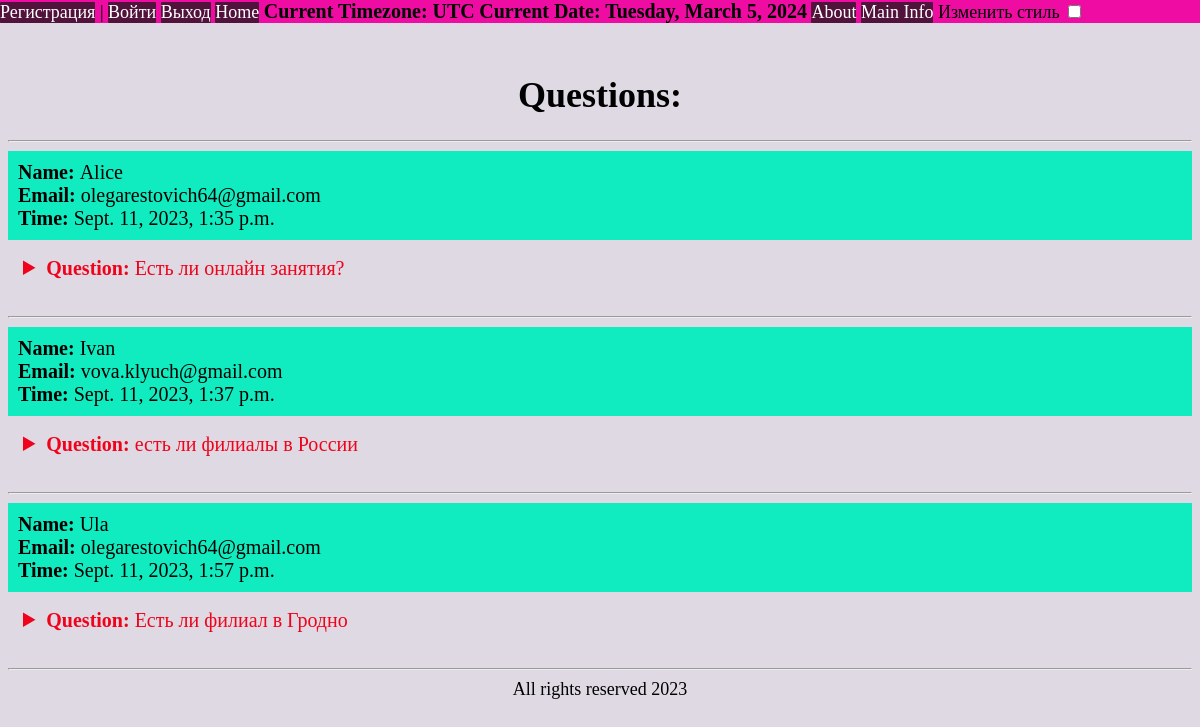
The page /explanation_dictionary/ on the database as committed earlier.
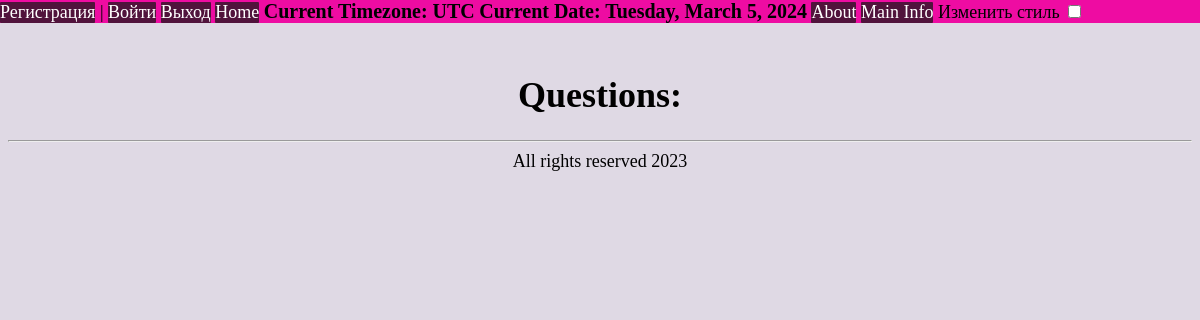
The same page on the database as committed later.
### gym/models.py (models this page shows)
class Question(models.Model):
    name = models.CharField(max_length=50, verbose_name='Name')
    email = models.EmailField()
    timestamp = models.DateTimeField(auto_now_add=True, verbose_name='DataTime')
    question = models.TextField(max_length=500, verbose_name='QuestionContent')
    answer = models.TextField(max_length=300, null=True, verbose_name='QuestionAnswer')
    class Meta:
        ordering = ['timestamp']

### gym/views.py (the view)
# urls.py: path('explanation_dictionary/', view_explanation_dictionary_page, name='explanation_dictionary_page'),
def view_explanation_dictionary_page(request):
    questions = Question.objects.all()
    context = {'question_list': questions}
    return render(request=request, template_name= 'gym/LabWork1/explanation_dictionary4.html', context=context)

### gym/templates/gym/LabWork1/explanation_dictionary4.html (shortened to what this page needs)
{% extends 'gym/base.html' %}
{% block content %}
<h1 align="center">Questions:</h1>
<hr>
{% for question in question_list %}
    {% if question.answer %}
<div class="faq-item">
<div class="faq-header">
<b>Name: </b><span> {{question.name}}</span>
<br>
<b>Email: </b><span>{{question.email}}</span>
<br>
<b>Time: </b><span>{{question.timestamp}}</span>
</div>
<details>
    <summary class="question"><b>Question: </b><span>{{question.question}}</span></summary>
</details>
    </div>
<hr>
    {% endif %}
{% endfor %}
{% endblock%}

Rows that differ between the two databases and show on the page:
no longer on this page (row edited): Question: name "Alice", email "olegarestovich64@gmail.com", timestamp "Sept. 11, 2023, 1:35 p.m.", question "Есть ли онлайн занятия?"
no longer on this page (row edited): Question: name "Ivan", email "vova.klyuch@gmail.com", timestamp "Sept. 11, 2023, 1:37 p.m.", question "есть ли филиалы в России"
no longer on this page (row edited): Question: name "Ula", email "olegarestovich64@gmail.com", timestamp "Sept. 11, 2023, 1:57 p.m.", question "Есть ли филиал в Гродно"
